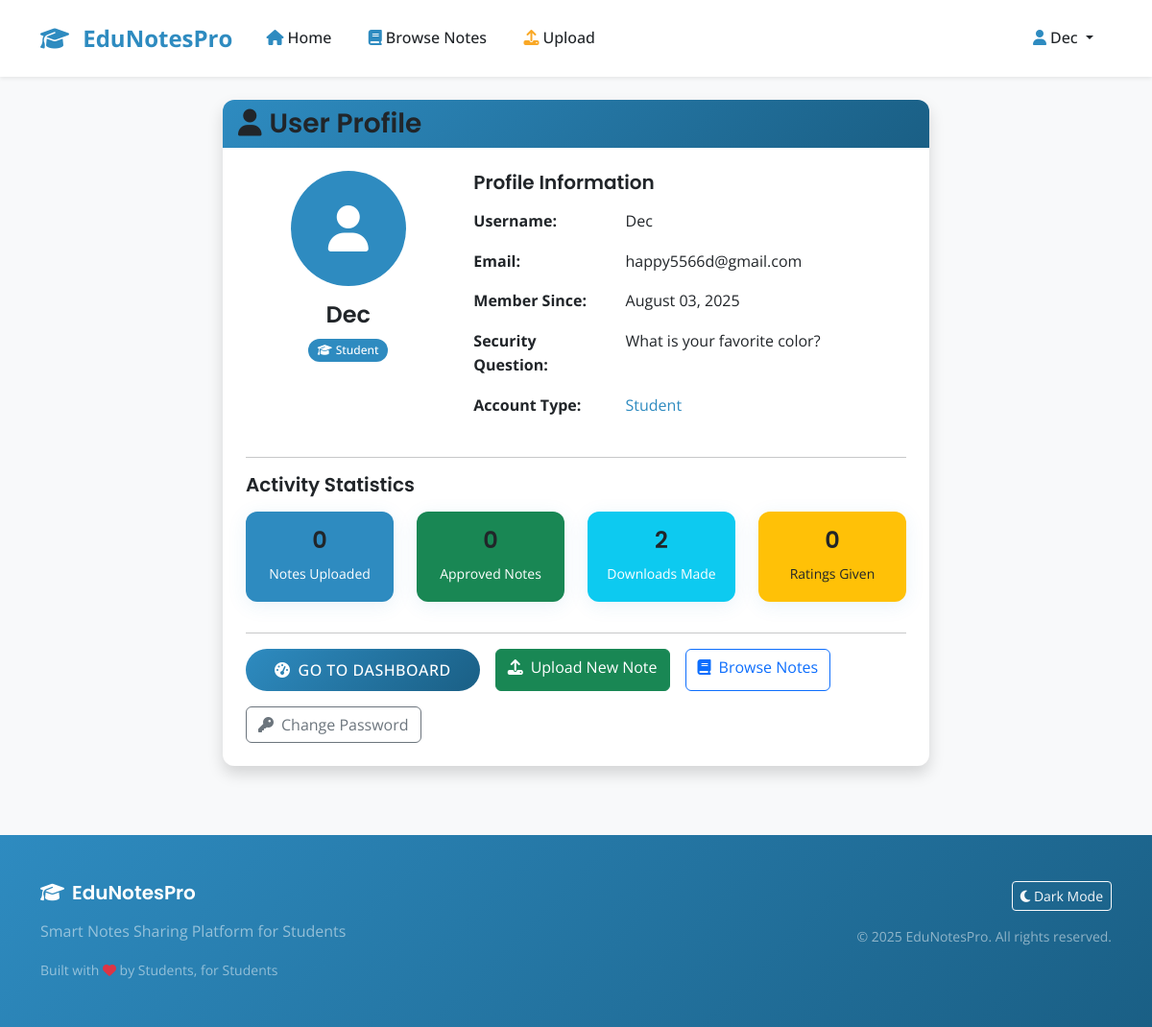
The page /profile (signed in) on the database its author committed.
### models.py (models this page shows, shortened)
class User(UserMixin, db.Model):
    id = db.Column(db.Integer, primary_key=True)
    username = db.Column(db.String(80), unique=True, nullable=False)
    email = db.Column(db.String(120), unique=True, nullable=False)
    password_hash = db.Column(db.String(256), nullable=False)
    is_admin = db.Column(db.Boolean, default=False)
    is_blocked = db.Column(db.Boolean, default=False)
    created_at = db.Column(db.DateTime, default=datetime.utcnow)
    security_question = db.Column(db.String(200))
    security_answer = db.Column(db.String(200))
    notes = db.relationship('Note', backref='author', lazy=True, cascade='all, delete-orphan')
    ratings = db.relationship('Rating', backref='user', lazy=True, cascade='all, delete-orphan')
    comments = db.relationship('Comment', backref='user', lazy=True, cascade='all, delete-orphan')
    downloads = db.relationship('Download', backref='user', lazy=True, cascade='all, delete-orphan')

### routes.py (the view)
@app.route('/profile')
def profile():
    if 'user_id' not in session:
        flash('Please log in to view profile.', 'error')
        return redirect(url_for('login'))
    user = User.query.get(session['user_id'])
    return render_template('profile.html', user=user)

### templates/profile.html (shortened to what this page needs)
{% extends "base.html" %}
{% block content %}
<div class="container py-4">
    <div class="row justify-content-center">
        <div class="col-lg-8">
            <div class="card shadow">
                <div class="card-header">
                    <h3 class="mb-0">
                        <i class="fas fa-user me-2"></i>User Profile
                    </h3>
                </div>
                <div class="card-body p-4">
                    <div class="row">
                        <div class="col-md-4 text-center mb-4">
                            <div class="bg-primary text-white rounded-circle d-inline-flex align-items-center justify-content-center"
                                 style="width: 120px; height: 120px; font-size: 48px;">
                                <i class="fas fa-user"></i>
                            </div>
                            <h4 class="mt-3">{{ user.username }}</h4>
                            {% if user.is_admin %}
                            <span class="badge bg-danger">
                                <i class="fas fa-crown me-1"></i>Administrator
                            </span>
                            {% else %}
                            <span class="badge bg-primary">
                                <i class="fas fa-graduation-cap me-1"></i>Student
                            </span>
                            {% endif %}
                        </div>
                        <div class="col-md-8">
                            <h5 class="mb-3">Profile Information</h5>
                            <div class="row mb-3">
                                <div class="col-sm-4">
                                    <strong>Username:</strong>
                                </div>
                                <div class="col-sm-8">
                                    {{ user.username }}
                                </div>
                            </div>
                            <div class="row mb-3">
                                <div class="col-sm-4">
                                    <strong>Email:</strong>
                                </div>
                                <div class="col-sm-8">
                                    {{ user.email }}
                                </div>
                            </div>
                            <div class="row mb-3">
                                <div class="col-sm-4">
                                    <strong>Member Since:</strong>
                                </div>
                                <div class="col-sm-8">
                                    {{ user.created_at.strftime('%B %d, %Y') }}
                                </div>
                            </div>
                            <div class="row mb-3">
                                <div class="col-sm-4">
                                    <strong>Security Question:</strong>
                                </div>
                                <div class="col-sm-8">
                                    {{ user.security_question }}
                                </div>
                            </div>
                            <div class="row mb-4">
                                <div class="col-sm-4">
                                    <strong>Account Type:</strong>
                                </div>
                                <div class="col-sm-8">
                                    {% if user.is_admin %}
                                    <span class="text-danger">Administrator</span>
                                    {% else %}
                                    <span class="text-primary">Student</span>
                                    {% endif %}
                                </div>
                            </div>
                        </div>
                    </div>
                    <hr>
                    <h5 class="mb-3">Activity Statistics</h5>
                    <div class="row text-center">
                        <div class="col-md-3 mb-3">
                            <div class="card bg-primary text-white">
                                <div class="card-body">
                                    <h4>{{ user.notes|length }}</h4>
                                    <small>Notes Uploaded</small>
                                </div>
                            </div>
                        </div>
                        <div class="col-md-3 mb-3">
                            <div class="card bg-success text-white">
                                <div class="card-body">
                                    <h4>{{ user.notes|selectattr('is_approved')|list|length }}</h4>
                                    <small>Approved Notes</small>
                                </div>
                            </div>
                        </div>
                        <div class="col-md-3 mb-3">
                            <div class="card bg-info text-white">
                                <div class="card-body">
                                    <h4>{{ user.downloads|length }}</h4>
                                    <small>Downloads Made</small>
                                </div>
                            </div>
                        </div>
                        <div class="col-md-3 mb-3">
                            <div class="card bg-warning text-dark">
                                <div class="card-body">
                                    <h4>{{ user.ratings|length }}</h4>
                                    <small>Ratings Given</small>
                                </div>
                            </div>
                        </div>
                    </div>
                    <hr>
                    <div class="d-flex gap-3 flex-wrap">
                        <a href="{{ url_for('dashboard') }}" class="btn btn-primary">
                            <i class="fas fa-tachometer-alt me-2"></i>Go to Dashboard
                        </a>
                        <a href="{{ url_for('upload_note') }}" class="btn btn-success">
                            <i class="fas fa-upload me-2"></i>Upload New Note
                        </a>
                        <a href="{{ url_for('view_notes') }}" class="btn btn-outline-primary">
                            <i class="fas fa-book me-2"></i>Browse Notes
                        </a>
                        <a href="{{ url_for('forgot_password', email=user.email) }}" class="btn btn-outline-secondary">
                            <i class="fas fa-key me-2"></i>Change Password
                        </a>
                    </div>
                </div>
            </div>
        </div>
    </div>
</div>
{% endblock %}

### templates/base.html (shortened to what this page needs)
<!DOCTYPE html>
<html lang="en">
<head>
    <link href="https://cdn.jsdelivr.net/npm/bootstrap@5.3.2/dist/css/bootstrap.min.css" rel="stylesheet">
    <link href="https://cdnjs.cloudflare.com/ajax/libs/font-awesome/6.4.0/css/all.min.css" rel="stylesheet">
    <link href="https://unpkg.com/aos@2.3.1/dist/aos.css" rel="stylesheet">
    <link href="{{ url_for('static', filename='css/custom.css') }}" rel="stylesheet">
    {% block extra_head %}{% endblock %}</head>
<body class="bg-light">
    <nav class="navbar navbar-expand-lg navbar-light bg-white shadow-sm sticky-top">
        <div class="container">
            <a class="navbar-brand fw-bold text-primary" href="{{ url_for('index') }}">
                <i class="fas fa-graduation-cap me-2 text-primary"></i>
                <span style="color: #2E8BC0;">EduNotesPro</span>
            </a>
            <div class="collapse navbar-collapse" id="navbarNav">
                <ul class="navbar-nav me-auto">
                    <li class="nav-item">
                        <a class="nav-link text-dark fw-medium" href="{{ url_for('index') }}">
                            <i class="fas fa-home me-1 text-primary"></i>Home
                        </a>
                    </li>
                    <li class="nav-item">
                        <a class="nav-link text-dark fw-medium" href="{{ url_for('view_notes') }}">
                            <i class="fas fa-book me-1 text-primary"></i>Browse Notes
                        </a>
                    </li>
                    {% if session.user_id %}
                    <li class="nav-item">
                        <a class="nav-link text-dark fw-medium" href="{{ url_for('upload_note') }}">
                            <i class="fas fa-upload me-1 text-warning"></i>Upload
                        </a>
                    </li>
                    {% endif %}
                </ul>
                <ul class="navbar-nav">
                    {% if session.user_id %}
                        <li class="nav-item dropdown">
                            <a class="nav-link dropdown-toggle text-dark fw-medium" href="#" id="navbarDropdown" role="button" data-bs-toggle="dropdown">
                                <i class="fas fa-user me-1 text-primary"></i>{{ session.username }}
                            </a>
                        </li>
                    {% endif %}
                </ul>
            </div>
        </div>
    </nav>
    <main>
        {% block content %}{% endblock %}
    </main>
    <footer class="mt-5 py-5" style="background: linear-gradient(135deg, #2E8BC0 0%, #1a5f85 100%);">
        <div class="container">
            <div class="row">
                <div class="col-md-8">
                    <h5 class="text-white mb-3">
                        <i class="fas fa-graduation-cap me-2"></i>EduNotesPro
                    </h5>
                    <p class="text-white-50 mb-3">Smart Notes Sharing Platform for Students</p>
                    <p class="text-white-50 small mb-0">
                        Built with <i class="fas fa-heart text-danger"></i> by Students, for Students
                    </p>
                </div>
                <div class="col-md-4 text-md-end">
                    <div class="mb-3">
                        <button class="btn btn-outline-light btn-sm" id="themeToggle">
                            <i class="fas fa-moon" id="themeIcon"></i>
                            <span id="themeText">Dark Mode</span>
                        </button>
                    </div>
                    <p class="text-white-50 small mb-0">&copy; 2025 EduNotesPro. All rights reserved.</p>
                </div>
            </div>
        </div>
    </footer>
</body>
</html>

### static/css/custom.css (style rules this page uses)
:root { --primary-color: #2E8BC0; --accent-color: #F9A826; --background-color: #F4F6F7; --text-color: #212529; --card-bg: #ffffff; --border-radius: 12px; --box-shadow: 0 4px 20px rgba(46, 139, 192, 0.1); --hover-shadow: 0 8px 30px rgba(46, 139, 192, 0.15); --gradient-primary: linear-gradient(135deg, #2E8BC0 0%, #1a5f85 100%); --gradient-accent: linear-gradient(135deg, #F9A826 0%, #e6941f 100%); }
body { font-family: 'Open Sans', -apple-system, BlinkMacSystemFont, 'Segoe UI', Roboto, sans-serif; line-height: 1.6; color: var(--text-color); background-color: var(--background-color); }
h1, h2, h3, h4, h5, h6 { font-family: 'Poppins', sans-serif; font-weight: 600; color: var(--text-color); }
.text-primary { color: var(--primary-color) !important; }
.bg-primary { background-color: var(--primary-color) !important; }
.btn-primary { background: var(--gradient-primary); border: none; border-radius: 25px; padding: 10px 30px; font-weight: 500; transition: all 0.3s ease; text-transform: uppercase; letter-spacing: 0.5px; }
.text-warning { color: var(--accent-color) !important; }
.card { border: none; border-radius: var(--border-radius); box-shadow: var(--box-shadow); transition: all 0.3s ease; background: var(--card-bg); overflow: hidden; }
.card-header { background: var(--gradient-primary); color: white; border: none; font-weight: 600; }
.navbar { padding: 1rem 0; transition: all 0.3s ease; }
.navbar-brand { font-size: 1.5rem; font-weight: 700; }
.nav-link { font-weight: 500; transition: all 0.3s ease; border-radius: 6px; margin: 0 0.2rem; padding: 0.5rem 1rem !important; }
.badge { font-weight: 500; padding: 0.5em 0.8em; border-radius: 20px; }

### rows shown on the page
User: username "Dec", email "happy5566d@gmail.com", created_at "August 03, 2025", security_question "What is your favorite color?"

### other values the page prints
{{ user.notes|length }} "0"
{{ user.notes|selectattr('is_approved')|list|length }} "0"
{{ user.downloads|length }} "2"
{{ user.ratings|length }} "0"
